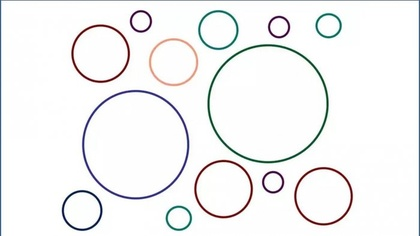
%> input picture latih/l1.jpg, 420 x 236 px, shrunk from 700 x 393 before the run; its folder holds only this picture in this run
$ octave membuat_ciri_database.m   (GNU Octave 9; MATLAB toolbox functions it lacks are replaced by stand-ins)
%> lines starting %> are read from the running program, lines starting %| are printed output that depends on the picture; in (x1, y1, x2, y2) boxes, pixels count from 0 and x2, y2 are one past the last pixel; in counts of white or black regions, pixels touching at a corner belong together; the program's own positions count from 1
clc; clear; close all; warning off all;

image_folder = 'ProjekPCD_IdentifikasiBatik/latih';
filenames = dir(fullfile(image_folder, '*.jpg'));
total_images = numel(filenames);
ciri_database = zeros(total_images,6);

for n = 1:total_images
    full_name= fullfile(image_folder, filenames(n).name);
    Img = imread(full_name);
%> Img is the input picture: size 236x420x3 uint8; mean R, G, B 243.8, 244.1, 244.3

    % Color-Based Segmentation Using K-Means Clustering
    cform = makecform('srgb2lab');
    lab = applycform(Img,cform);
%> lab: size 236x420x3 uint8; mean of channels 1, 2, 3 244.7, 128, 127.9

    ab = double(lab(:,:,2:3));
    nrows = size(ab,1);
%> nrows = 236
    ncols = size(ab,2);
%> ncols = 420
    ab = reshape(ab,nrows*ncols,2);

    nColors = 2;
    [cluster_idx, ~] = kmeans(ab,nColors,'distance','sqEuclidean', ...
        'Replicates',3);

    pixel_labels = reshape(cluster_idx,nrows,ncols);
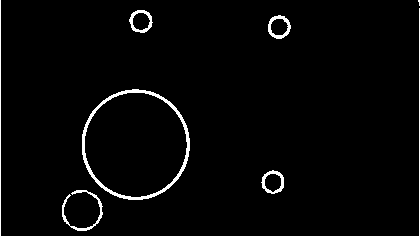
%> pixel_labels: size 236x420 double; values 1 (black) and 2 (white), 2.5% white; 8 white regions (1 under 20 px), largest, box (x1, y1, x2, y2) and area: (82, 89, 190, 200) 1098, (62, 190, 103, 231) 295, (0, 0, 1, 236) 236

    segmented_images = cell(1,3);
    rgb_label = repmat(pixel_labels,[1 1 3]);

    for k = 1:nColors
        color = Img;
        color(rgb_label ~= k) = 0;
        segmented_images{k} = color;
    end
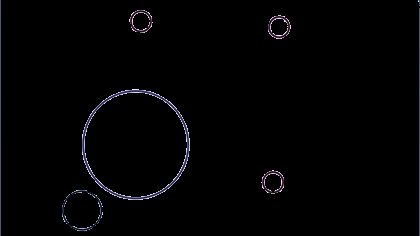
%> color: size 236x420x3 uint8; mean R, G, B 2.6, 2.6, 3.3
%> after the loop, segmented_images = 3 items

    area_cluster1 = sum(find(pixel_labels==1));
%> area_cluster1 = 4814713574
    area_cluster2 = sum(find(pixel_labels==2));
%> area_cluster2 = 97723186

    [~,cluster_min] = min([area_cluster1,area_cluster2]);
%> cluster_min = 2

    Img_bw = (pixel_labels==cluster_min);
    Img_bw = imfill(Img_bw,'holes');
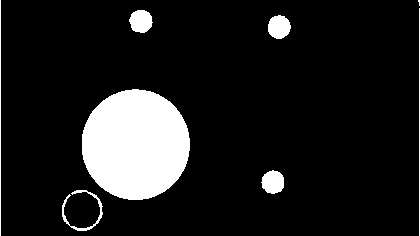
%> Img_bw: size 236x420 logical; 11.5% white; 8 white regions (1 under 20 px), largest, box (x1, y1, x2, y2) and area: (82, 89, 190, 200) 9409, (268, 15, 291, 39) 425, (261, 170, 284, 194) 423
    Img_bw = bwareaopen(Img_bw,50);

    stats = regionprops(Img_bw,'Area','Perimeter','Eccentricity');
%> stats = 7 regions; Area, Eccentricity and Perimeter: 9409 0.206 340.9, 425 0.257 70.8, 423 0.193 71.72, 422 0.156 71.07, 295 0.164 244.1, 236 1 460.6, 228 1 444.9
    area = stats.Area;
%> area = 236
    perimeter = stats.Perimeter;
%> perimeter = 460.6
    metric = 4*pi*area/(perimeter^2);
%> metric = 0.014
    eccentricity = stats.Eccentricity;
%> eccentricity = 1

    Img_gray = rgb2gray(Img);
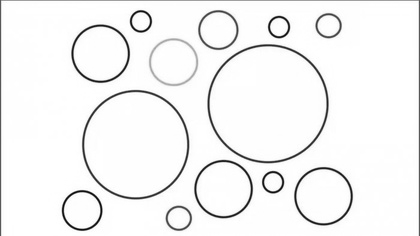
%> Img_gray: size 236x420 uint8; min 4, max 255, mean 244
    Img_gray(~Img_bw) = 0;
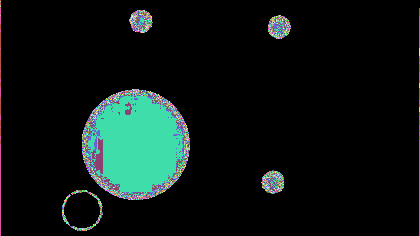
%> Img_gray: size 236x420 uint8; 253 distinct labels, from 0 to 255; one colour per label, 0 black

    pixel_dist = 1;
    GLCM = graycomatrix(Img_gray,'Offset',[0 pixel_dist; -pixel_dist pixel_dist; -pixel_dist 0; -pixel_dist -pixel_dist]);
    stats = graycoprops(GLCM,{'contrast','correlation','energy','homogeneity'});
%> stats = {Contrast [0.272 0.356 0.255 0.348], Correlation [0.968 0.958 0.97 0.959], Energy [0.788 0.785 0.787 0.785], Homogeneity [0.983 0.981 0.986 0.981]}
    Contrast = mean(stats.Contrast);
%> Contrast = 0.308
    Correlation = mean(stats.Correlation);
%> Correlation = 0.964
    Energy = mean(stats.Energy);
%> Energy = 0.786
    Homogeneity = mean(stats.Homogeneity);
%> Homogeneity = 0.982

    ciri_database(n,:) = [metric,eccentricity,Contrast,Correlation,Energy,Homogeneity];
end

save ProjekPCD_IdentifikasiBatik/ciri_database ciri_database
